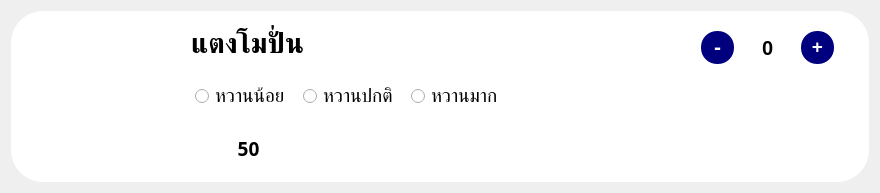
        <widget class="QWidget" name="menu_fluit">
         <property name="geometry">
          <rect>
           <x>0</x>
           <y>0</y>
           <width>880</width>
           <height>193</height>
          </rect>
         </property>
         <property name="minimumSize">
          <size>
           <width>0</width>
           <height>193</height>
          </size>
         </property>
         <property name="styleSheet">
          <string notr="true">QFrame {
	background-color: rgb(255, 255, 255);
	border:0px;
	border-radius:32;
}</string>
         </property>
         <layout class="QVBoxLayout" name="verticalLayout_3">
          <item>
           <widget class="QFrame" name="fluit_drinkMenu">
            <property name="enabled">
             <bool>true</bool>
            </property>
            <property name="accessibleName">
             <string>listcoffee</string>
            </property>
            <property name="styleSheet">
             <string notr="true">background-color: rgb(255, 255, 255);</string>
            </property>
            <property name="frameShape">
             <enum>QFrame::StyledPanel</enum>
            </property>
            <property name="frameShadow">
             <enum>QFrame::Raised</enum>
            </property>
            <widget class="QLabel" name="name_fluit">
             <property name="geometry">
              <rect>
               <x>180</x>
               <y>8</y>
               <width>139</width>
               <height>51</height>
              </rect>
             </property>
             <property name="font">
              <font>
               <family>DSN Single</family>
               <pointsize>21</pointsize>
               <weight>75</weight>
               <bold>true</bold>
              </font>
             </property>
             <property name="text">
              <string>แตงโมปั่น</string>
             </property>
            </widget>
            <widget class="QLabel" name="textBath_fluit">
             <property name="geometry">
              <rect>
               <x>220</x>
               <y>120</y>
               <width>35</width>
               <height>35</height>
              </rect>
             </property>
             <property name="font">
              <font>
               <family>DSN PatPong Extend</family>
               <pointsize>14</pointsize>
               <weight>75</weight>
               <bold>true</bold>
              </font>
             </property>
             <property name="frameShape">
              <enum>QFrame::VLine</enum>
             </property>
             <property name="text">
              <string>50</string>
             </property>
             <property name="alignment">
              <set>Qt::AlignCenter</set>
             </property>
            </widget>
            <widget class="QFrame" name="numOrder_fluit">
             <property name="geometry">
              <rect>
               <x>680</x>
               <y>10</y>
               <width>151</width>
               <height>51</height>
              </rect>
             </property>
             <property name="styleSheet">
              <string notr="true">QPushButton {
	border-radius:16px;
	border:0 solid;
	color:white;
	padding-bottom:3px;
	background-color:rgb(0, 0, 127);
}

QPushButton:pressed {
	padding-left:2px;
	padding-bottom:5px;
	background-color:rgb(0, 0, 255);
}</string>
             </property>
             <property name="frameShape">
              <enum>QFrame::StyledPanel</enum>
             </property>
             <property name="frameShadow">
              <enum>QFrame::Raised</enum>
             </property>
             <widget class="QPushButton" name="positive_fluit">
              <property name="geometry">
               <rect>
                <x>110</x>
                <y>10</y>
                <width>33</width>
                <height>33</height>
               </rect>
              </property>
              <property name="font">
               <font>
                <pointsize>14</pointsize>
                <weight>75</weight>
                <bold>true</bold>
               </font>
              </property>
              <property name="text">
               <string>+</string>
              </property>
             </widget>
             <widget class="QPushButton" name="negative_fluit">
              <property name="geometry">
               <rect>
                <x>10</x>
                <y>10</y>
                <width>33</width>
                <height>33</height>
               </rect>
              </property>
              <property name="font">
               <font>
                <pointsize>16</pointsize>
                <weight>75</weight>
                <bold>true</bold>
               </font>
              </property>
              <property name="text">
               <string>-</string>
              </property>
             </widget>
             <widget class="QLineEdit" name="num_fluit">
              <property name="geometry">
               <rect>
                <x>52</x>
                <y>10</y>
                <width>51</width>
                <height>33</height>
               </rect>
              </property>
              <property name="font">
               <font>
                <pointsize>15</pointsize>
                <weight>75</weight>
                <bold>true</bold>
               </font>
              </property>
              <property name="styleSheet">
               <string notr="true">* {
	border:0;
}</string>
              </property>
              <property name="text">
               <string>0</string>
              </property>
              <property name="alignment">
               <set>Qt::AlignCenter</set>
              </property>
             </widget>
            </widget>
            <widget class="QLabel" name="iconBathFluit">
             <property name="geometry">
              <rect>
               <x>180</x>
               <y>120</y>
               <width>35</width>
               <height>35</height>
              </rect>
             </property>
             <property name="font">
              <font>
               <pointsize>5</pointsize>
              </font>
             </property>
             <property name="text">
              <string/>
             </property>
             <property name="pixmap">
              <pixmap>assets/img_shop/Bath.png</pixmap>
             </property>
             <property name="scaledContents">
              <bool>true</bool>
             </property>
             <property name="alignment">
              <set>Qt::AlignCenter</set>
             </property>
            </widget>
            <widget class="QFrame" name="radioGroup_fluit">
             <property name="geometry">
              <rect>
               <x>180</x>
               <y>65</y>
               <width>341</width>
               <height>41</height>
              </rect>
             </property>
             <property name="frameShape">
              <enum>QFrame::StyledPanel</enum>
             </property>
             <property name="frameShadow">
              <enum>QFrame::Raised</enum>
             </property>
             <widget class="QRadioButton" name="normal_fluit">
              <property name="geometry">
               <rect>
                <x>112</x>
                <y>10</y>
                <width>95</width>
                <height>20</height>
               </rect>
              </property>
              <property name="font">
               <font>
                <family>DSN AnuRak</family>
                <pointsize>14</pointsize>
               </font>
              </property>
              <property name="text">
               <string>หวานปกติ</string>
              </property>
             </widget>
             <widget class="QRadioButton" name="max_fluit">
              <property name="geometry">
               <rect>
                <x>220</x>
                <y>10</y>
                <width>95</width>
                <height>20</height>
               </rect>
              </property>
              <property name="font">
               <font>
                <family>DSN AnuRak</family>
                <pointsize>14</pointsize>
               </font>
              </property>
              <property name="text">
               <string>หวานมาก</string>
              </property>
             </widget>
             <widget class="QRadioButton" name="min_fluit">
              <property name="geometry">
               <rect>
                <x>4</x>
                <y>10</y>
                <width>95</width>
                <height>20</height>
               </rect>
              </property>
              <property name="font">
               <font>
                <family>DSN AnuRak</family>
                <pointsize>14</pointsize>
               </font>
              </property>
              <property name="text">
               <string>หวานน้อย</string>
              </property>
             </widget>
            </widget>
            <widget class="QLabel" name="img_4">
             <property name="geometry">
              <rect>
               <x>30</x>
               <y>20</y>
               <width>127</width>
               <height>131</height>
              </rect>
             </property>
             <property name="styleSheet">
              <string notr="true">background-color: rgba(255, 255, 255, 0);</string>
             </property>
             <property name="inputMethodHints">
              <set>Qt::ImhNone</set>
             </property>
             <property name="pixmap">
              <pixmap>assets/coffee/esIce.jpg</pixmap>
             </property>
             <property name="scaledContents">
              <bool>true</bool>
             </property>
            </widget>
           </widget>
          </item>
         </layout>
        </widget>
